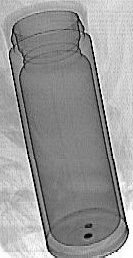
#> input picture Application/tmp.pgm, 133 x 258 px; its folder holds only this picture in this run
$ python -i marginFeature.py   (imports and definitions only)   (older library calls are emulated)
#> lines starting #> are read from the running program, lines starting #| are printed output that depends on the picture
import cv2
import os
import numpy as np
import math
from skimage.feature import corner_harris, corner_peaks
from skimage.feature import local_binary_pattern
from skimage.feature import hog
from skimage.feature import ORB
from skimage import io
from skimage import data, io,data_dir,filters, feature
from skimage.exposure import equalize_hist
import numpy as np
import matplotlib.pyplot as plt
import cv2
class Hog_descriptor():
    # [85 lines left out: functions __init__, extract, global_gradient, cell_gradient, get_closest_bins, render_gradient, not called in this run]
def Hog_descriptor(image):
    normalised_blocks, hog_image = hog(image, orientations=9, pixels_per_cell=(8, 8), cells_per_block=(8, 8), visualise=True)
    return hog_image
def Lbp_descriptor(image):
    lbp = local_binary_pattern(image, 8, 1)
    return lbp


# [4 lines left out: function edges_corners, not called in this run]
# [17 lines not run here, left out]

>>> import cv2
>>> picture = cv2.imread('../Application/tmp.pgm', cv2.IMREAD_GRAYSCALE)
#> picture is the input picture: shape (258, 133); min 0, max 255, mean 151.4
>>> result = Hog_descriptor(picture).extract()
#> in Hog_descriptor, `normalised_blocks, hog_image = hog(image, orientations=9, pixels_per_c..`:
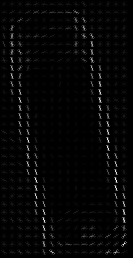
#> hog_image: shape (258, 133) float64; min 0, max 98.65, mean 2.3; drawn with min black and max white
#> (the run stopped early here; a loop or call above may not have finished)
